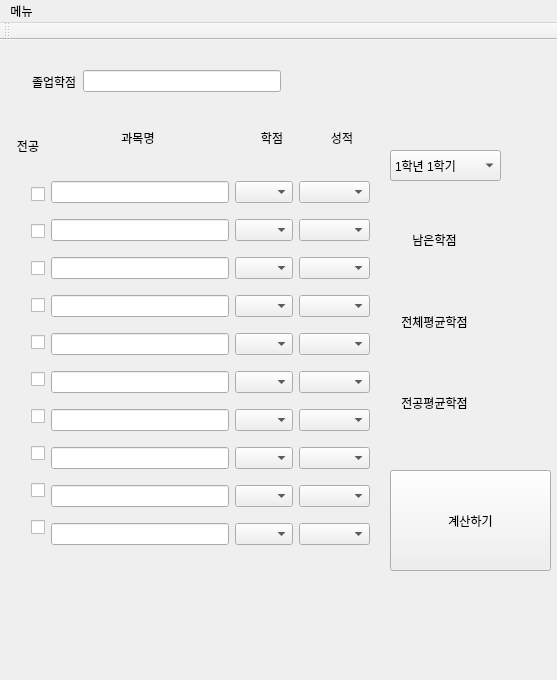
<?xml version="1.0" encoding="UTF-8"?>
<ui version="4.0">
 <class>MainWindow</class>
 <widget class="QMainWindow" name="MainWindow">
  <property name="geometry">
   <rect>
    <x>0</x>
    <y>0</y>
    <width>557</width>
    <height>680</height>
   </rect>
  </property>
  <property name="windowTitle">
   <string>MainWindow</string>
  </property>
  <widget class="QWidget" name="centralWidget">
   <widget class="QComboBox" name="comboBox">
    <property name="geometry">
     <rect>
      <x>390</x>
      <y>110</y>
      <width>111</width>
      <height>31</height>
     </rect>
    </property>
    <item>
     <property name="text">
      <string>1학년 1학기</string>
     </property>
    </item>
    <item>
     <property name="text">
      <string>1학년 2학기</string>
     </property>
    </item>
    <item>
     <property name="text">
      <string>2학년 1학기</string>
     </property>
    </item>
    <item>
     <property name="text">
      <string>2학년 2학기</string>
     </property>
    </item>
    <item>
     <property name="text">
      <string>3학년 1학기</string>
     </property>
    </item>
    <item>
     <property name="text">
      <string>3학년 2학기</string>
     </property>
    </item>
    <item>
     <property name="text">
      <string>4학년 1학기</string>
     </property>
    </item>
    <item>
     <property name="text">
      <string>1학년 2학기</string>
     </property>
    </item>
   </widget>
   <widget class="QLabel" name="label_2">
    <property name="geometry">
     <rect>
      <x>120</x>
      <y>90</y>
      <width>36</width>
      <height>16</height>
     </rect>
    </property>
    <property name="text">
     <string>과목명</string>
    </property>
    <property name="alignment">
     <set>Qt::AlignCenter</set>
    </property>
   </widget>
   <widget class="QLabel" name="label_3">
    <property name="geometry">
     <rect>
      <x>260</x>
      <y>90</y>
      <width>24</width>
      <height>16</height>
     </rect>
    </property>
    <property name="text">
     <string>학점</string>
    </property>
    <property name="alignment">
     <set>Qt::AlignCenter</set>
    </property>
   </widget>
   <widget class="QLabel" name="label_4">
    <property name="geometry">
     <rect>
      <x>330</x>
      <y>90</y>
      <width>24</width>
      <height>16</height>
     </rect>
    </property>
    <property name="text">
     <string>성적</string>
    </property>
    <property name="alignment">
     <set>Qt::AlignCenter</set>
    </property>
   </widget>
   <widget class="QWidget" name="layoutWidget">
    <property name="geometry">
     <rect>
      <x>20</x>
      <y>120</y>
      <width>361</width>
      <height>411</height>
     </rect>
    </property>
    <layout class="QHBoxLayout" name="horizontalLayout_3">
     <item>
      <layout class="QVBoxLayout" name="verticalLayout_5">
       <item>
        <widget class="QCheckBox" name="checkBox_0">
         <property name="text">
          <string/>
         </property>
        </widget>
       </item>
       <item>
        <widget class="QCheckBox" name="checkBox_1">
         <property name="text">
          <string/>
         </property>
        </widget>
       </item>
       <item>
        <widget class="QCheckBox" name="checkBox_2">
         <property name="text">
          <string/>
         </property>
        </widget>
       </item>
       <item>
        <widget class="QCheckBox" name="checkBox_3">
         <property name="text">
          <string/>
         </property>
        </widget>
       </item>
       <item>
        <widget class="QCheckBox" name="checkBox_4">
         <property name="text">
          <string/>
         </property>
        </widget>
       </item>
       <item>
        <widget class="QCheckBox" name="checkBox_5">
         <property name="text">
          <string/>
         </property>
        </widget>
       </item>
       <item>
        <widget class="QCheckBox" name="checkBox_6">
         <property name="text">
          <string/>
         </property>
        </widget>
       </item>
       <item>
        <widget class="QCheckBox" name="checkBox_7">
         <property name="text">
          <string/>
         </property>
        </widget>
       </item>
       <item>
        <widget class="QCheckBox" name="checkBox_8">
         <property name="text">
          <string/>
         </property>
        </widget>
       </item>
       <item>
        <widget class="QCheckBox" name="checkBox_9">
         <property name="text">
          <string/>
         </property>
        </widget>
       </item>
      </layout>
     </item>
     <item>
      <layout class="QVBoxLayout" name="verticalLayout">
       <item>
        <widget class="QLineEdit" name="lineEdit_0"/>
       </item>
       <item>
        <widget class="QLineEdit" name="lineEdit_1"/>
       </item>
       <item>
        <widget class="QLineEdit" name="lineEdit_2"/>
       </item>
       <item>
        <widget class="QLineEdit" name="lineEdit_3"/>
       </item>
       <item>
        <widget class="QLineEdit" name="lineEdit_4"/>
       </item>
       <item>
        <widget class="QLineEdit" name="lineEdit_5"/>
       </item>
       <item>
        <widget class="QLineEdit" name="lineEdit_6"/>
       </item>
       <item>
        <widget class="QLineEdit" name="lineEdit_7"/>
       </item>
       <item>
        <widget class="QLineEdit" name="lineEdit_8"/>
       </item>
       <item>
        <widget class="QLineEdit" name="lineEdit_9"/>
       </item>
      </layout>
     </item>
     <item>
      <layout class="QVBoxLayout" name="verticalLayout_3">
       <item>
        <widget class="QComboBox" name="comboBox_11">
         <item>
          <property name="text">
           <string/>
          </property>
         </item>
         <item>
          <property name="text">
           <string>1학점</string>
          </property>
         </item>
         <item>
          <property name="text">
           <string>2학점</string>
          </property>
         </item>
         <item>
          <property name="text">
           <string>3학점</string>
          </property>
         </item>
         <item>
          <property name="text">
           <string>4학점</string>
          </property>
         </item>
        </widget>
       </item>
       <item>
        <widget class="QComboBox" name="comboBox_12">
         <item>
          <property name="text">
           <string/>
          </property>
         </item>
         <item>
          <property name="text">
           <string>1학점</string>
          </property>
         </item>
         <item>
          <property name="text">
           <string>2학점</string>
          </property>
         </item>
         <item>
          <property name="text">
           <string>3학점</string>
          </property>
         </item>
         <item>
          <property name="text">
           <string>4학점</string>
          </property>
         </item>
        </widget>
       </item>
       <item>
        <widget class="QComboBox" name="comboBox_13">
         <item>
          <property name="text">
           <string/>
          </property>
         </item>
         <item>
          <property name="text">
           <string>1학점</string>
          </property>
         </item>
         <item>
          <property name="text">
           <string>2학점</string>
          </property>
         </item>
         <item>
          <property name="text">
           <string>3학점</string>
          </property>
         </item>
         <item>
          <property name="text">
           <string>4학점</string>
          </property>
         </item>
        </widget>
       </item>
       <item>
        <widget class="QComboBox" name="comboBox_14">
         <item>
          <property name="text">
           <string/>
          </property>
         </item>
         <item>
          <property name="text">
           <string>1학점</string>
          </property>
         </item>
         <item>
          <property name="text">
           <string>2학점</string>
          </property>
         </item>
         <item>
          <property name="text">
           <string>3학점</string>
          </property>
         </item>
         <item>
          <property name="text">
           <string>4학점</string>
          </property>
         </item>
        </widget>
       </item>
       <item>
        <widget class="QComboBox" name="comboBox_15">
         <item>
          <property name="text">
           <string/>
          </property>
         </item>
         <item>
          <property name="text">
           <string>1학점</string>
          </property>
         </item>
         <item>
          <property name="text">
           <string>2학점</string>
          </property>
         </item>
         <item>
          <property name="text">
           <string>3학점</string>
          </property>
         </item>
         <item>
          <property name="text">
           <string>4학점</string>
          </property>
         </item>
        </widget>
       </item>
       <item>
        <widget class="QComboBox" name="comboBox_16">
         <item>
          <property name="text">
           <string/>
          </property>
         </item>
         <item>
          <property name="text">
           <string>1학점</string>
          </property>
         </item>
         <item>
          <property name="text">
           <string>2학점</string>
          </property>
         </item>
         <item>
          <property name="text">
           <string>3학점</string>
          </property>
         </item>
         <item>
          <property name="text">
           <string>4학점</string>
          </property>
         </item>
        </widget>
       </item>
       <item>
        <widget class="QComboBox" name="comboBox_17">
         <item>
          <property name="text">
           <string/>
          </property>
         </item>
         <item>
          <property name="text">
           <string>1학점</string>
          </property>
         </item>
         <item>
          <property name="text">
           <string>2학점</string>
          </property>
         </item>
         <item>
          <property name="text">
           <string>3학점</string>
          </property>
         </item>
         <item>
          <property name="text">
           <string>4학점</string>
          </property>
         </item>
        </widget>
       </item>
       <item>
        <widget class="QComboBox" name="comboBox_18">
         <item>
          <property name="text">
           <string/>
          </property>
         </item>
         <item>
          <property name="text">
           <string>1학점</string>
          </property>
         </item>
         <item>
          <property name="text">
           <string>2학점</string>
          </property>
         </item>
         <item>
          <property name="text">
           <string>3학점</string>
          </property>
         </item>
         <item>
          <property name="text">
           <string>4학점</string>
          </property>
         </item>
        </widget>
       </item>
       <item>
        <widget class="QComboBox" name="comboBox_19">
         <item>
          <property name="text">
           <string/>
          </property>
         </item>
         <item>
          <property name="text">
           <string>1학점</string>
          </property>
         </item>
         <item>
          <property name="text">
           <string>2학점</string>
          </property>
         </item>
         <item>
          <property name="text">
           <string>3학점</string>
          </property>
         </item>
         <item>
          <property name="text">
           <string>4학점</string>
          </property>
         </item>
        </widget>
       </item>
       <item>
        <widget class="QComboBox" name="comboBox_20">
         <item>
          <property name="text">
           <string/>
          </property>
         </item>
         <item>
          <property name="text">
           <string>1학점</string>
          </property>
         </item>
         <item>
          <property name="text">
           <string>2학점</string>
          </property>
         </item>
         <item>
          <property name="text">
           <string>3학점</string>
          </property>
         </item>
         <item>
          <property name="text">
           <string>4학점</string>
          </property>
         </item>
        </widget>
       </item>
      </layout>
     </item>
     <item>
      <layout class="QVBoxLayout" name="verticalLayout_2">
       <item>
        <widget class="QComboBox" name="comboBox_0">
         <item>
          <property name="text">
           <string/>
          </property>
         </item>
         <item>
          <property name="text">
           <string>A+(4.5)</string>
          </property>
         </item>
         <item>
          <property name="text">
           <string>A  (4.0)</string>
          </property>
         </item>
         <item>
          <property name="text">
           <string>B+(3.5)</string>
          </property>
         </item>
         <item>
          <property name="text">
           <string>B  (3.0)</string>
          </property>
         </item>
         <item>
          <property name="text">
           <string>C+(2.5)</string>
          </property>
         </item>
         <item>
          <property name="text">
           <string>C  (2.0)</string>
          </property>
         </item>
         <item>
          <property name="text">
           <string>D+(1.5)</string>
          </property>
         </item>
         <item>
          <property name="text">
           <string>D  (1.0)</string>
          </property>
         </item>
         <item>
          <property name="text">
           <string>F   (0.0)</string>
          </property>
         </item>
        </widget>
       </item>
       <item>
        <widget class="QComboBox" name="comboBox_1">
         <item>
          <property name="text">
           <string/>
          </property>
         </item>
         <item>
          <property name="text">
           <string>A+(4.5)</string>
          </property>
         </item>
         <item>
          <property name="text">
           <string>A  (4.0)</string>
          </property>
         </item>
         <item>
          <property name="text">
           <string>B+(3.5)</string>
          </property>
         </item>
         <item>
          <property name="text">
           <string>B  (3.0)</string>
          </property>
         </item>
         <item>
          <property name="text">
           <string>C+(2.5)</string>
          </property>
         </item>
         <item>
          <property name="text">
           <string>C  (2.0)</string>
          </property>
         </item>
         <item>
          <property name="text">
           <string>D+(1.5)</string>
          </property>
         </item>
         <item>
          <property name="text">
           <string>D  (1.0)</string>
          </property>
         </item>
         <item>
          <property name="text">
           <string>F   (0.0)</string>
          </property>
         </item>
        </widget>
       </item>
       <item>
        <widget class="QComboBox" name="comboBox_2">
         <item>
          <property name="text">
           <string/>
          </property>
         </item>
         <item>
          <property name="text">
           <string>A+(4.5)</string>
          </property>
         </item>
         <item>
          <property name="text">
           <string>A  (4.0)</string>
          </property>
         </item>
         <item>
          <property name="text">
           <string>B+(3.5)</string>
          </property>
         </item>
         <item>
          <property name="text">
           <string>B  (3.0)</string>
          </property>
         </item>
         <item>
          <property name="text">
           <string>C+(2.5)</string>
          </property>
         </item>
         <item>
          <property name="text">
           <string>C  (2.0)</string>
          </property>
         </item>
         <item>
          <property name="text">
           <string>D+(1.5)</string>
          </property>
         </item>
         <item>
          <property name="text">
           <string>D  (1.0)</string>
          </property>
         </item>
         <item>
          <property name="text">
           <string>F   (0.0)</string>
          </property>
         </item>
        </widget>
       </item>
       <item>
        <widget class="QComboBox" name="comboBox_3">
         <item>
          <property name="text">
           <string/>
          </property>
         </item>
         <item>
          <property name="text">
           <string>A+(4.5)</string>
          </property>
         </item>
         <item>
          <property name="text">
           <string>A  (4.0)</string>
          </property>
         </item>
         <item>
          <property name="text">
           <string>B+(3.5)</string>
          </property>
         </item>
         <item>
          <property name="text">
           <string>B  (3.0)</string>
          </property>
         </item>
         <item>
          <property name="text">
           <string>C+(2.5)</string>
          </property>
         </item>
         <item>
          <property name="text">
           <string>C  (2.0)</string>
          </property>
         </item>
         <item>
          <property name="text">
           <string>D+(1.5)</string>
          </property>
         </item>
         <item>
          <property name="text">
           <string>D  (1.0)</string>
          </property>
         </item>
         <item>
          <property name="text">
           <string>F   (0.0)</string>
          </property>
         </item>
        </widget>
       </item>
       <item>
        <widget class="QComboBox" name="comboBox_4">
         <item>
          <property name="text">
           <string/>
          </property>
         </item>
         <item>
          <property name="text">
           <string>A+(4.5)</string>
          </property>
         </item>
         <item>
          <property name="text">
           <string>A  (4.0)</string>
          </property>
         </item>
         <item>
          <property name="text">
           <string>B+(3.5)</string>
          </property>
         </item>
         <item>
          <property name="text">
           <string>B  (3.0)</string>
          </property>
         </item>
         <item>
          <property name="text">
           <string>C+(2.5)</string>
          </property>
         </item>
         <item>
          <property name="text">
           <string>C  (2.0)</string>
          </property>
         </item>
         <item>
          <property name="text">
           <string>D+(1.5)</string>
          </property>
         </item>
         <item>
          <property name="text">
           <string>D  (1.0)</string>
          </property>
         </item>
         <item>
          <property name="text">
           <string>F   (0.0)</string>
          </property>
         </item>
        </widget>
       </item>
       <item>
        <widget class="QComboBox" name="comboBox_5">
         <item>
          <property name="text">
           <string/>
          </property>
         </item>
         <item>
          <property name="text">
           <string>A+(4.5)</string>
          </property>
         </item>
         <item>
          <property name="text">
           <string>A  (4.0)</string>
          </property>
         </item>
         <item>
          <property name="text">
           <string>B+(3.5)</string>
          </property>
         </item>
         <item>
          <property name="text">
           <string>B  (3.0)</string>
          </property>
         </item>
         <item>
          <property name="text">
           <string>C+(2.5)</string>
          </property>
         </item>
         <item>
          <property name="text">
           <string>C  (2.0)</string>
          </property>
         </item>
         <item>
          <property name="text">
           <string>D+(1.5)</string>
          </property>
         </item>
         <item>
          <property name="text">
           <string>D  (1.0)</string>
          </property>
         </item>
         <item>
          <property name="text">
           <string>F   (0.0)</string>
          </property>
         </item>
        </widget>
       </item>
       <item>
        <widget class="QComboBox" name="comboBox_6">
         <item>
          <property name="text">
           <string/>
          </property>
         </item>
         <item>
          <property name="text">
           <string>A+(4.5)</string>
          </property>
         </item>
         <item>
          <property name="text">
           <string>A  (4.0)</string>
          </property>
         </item>
         <item>
          <property name="text">
           <string>B+(3.5)</string>
          </property>
         </item>
         <item>
          <property name="text">
           <string>B  (3.0)</string>
          </property>
         </item>
         <item>
          <property name="text">
           <string>C+(2.5)</string>
          </property>
         </item>
         <item>
          <property name="text">
           <string>C  (2.0)</string>
          </property>
         </item>
         <item>
          <property name="text">
           <string>D+(1.5)</string>
          </property>
         </item>
         <item>
          <property name="text">
           <string>D  (1.0)</string>
          </property>
         </item>
         <item>
          <property name="text">
           <string>F   (0.0)</string>
          </property>
         </item>
        </widget>
       </item>
       <item>
        <widget class="QComboBox" name="comboBox_7">
         <item>
          <property name="text">
           <string/>
          </property>
         </item>
         <item>
          <property name="text">
           <string>A+(4.5)</string>
          </property>
         </item>
         <item>
          <property name="text">
           <string>A  (4.0)</string>
          </property>
         </item>
         <item>
          <property name="text">
           <string>B+(3.5)</string>
          </property>
         </item>
         <item>
          <property name="text">
           <string>B  (3.0)</string>
          </property>
         </item>
         <item>
          <property name="text">
           <string>C+(2.5)</string>
          </property>
         </item>
         <item>
          <property name="text">
           <string>C  (2.0)</string>
          </property>
         </item>
         <item>
          <property name="text">
           <string>D+(1.5)</string>
          </property>
         </item>
         <item>
          <property name="text">
           <string>D  (1.0)</string>
          </property>
         </item>
         <item>
          <property name="text">
           <string>F   (0.0)</string>
          </property>
         </item>
        </widget>
       </item>
       <item>
        <widget class="QComboBox" name="comboBox_8">
         <item>
          <property name="text">
           <string/>
          </property>
         </item>
         <item>
          <property name="text">
           <string>A+(4.5)</string>
          </property>
         </item>
         <item>
          <property name="text">
           <string>A  (4.0)</string>
          </property>
         </item>
         <item>
          <property name="text">
           <string>B+(3.5)</string>
          </property>
         </item>
         <item>
          <property name="text">
           <string>B  (3.0)</string>
          </property>
         </item>
         <item>
          <property name="text">
           <string>C+(2.5)</string>
          </property>
         </item>
         <item>
          <property name="text">
           <string>C  (2.0)</string>
          </property>
         </item>
         <item>
          <property name="text">
           <string>D+(1.5)</string>
          </property>
         </item>
         <item>
          <property name="text">
           <string>D  (1.0)</string>
          </property>
         </item>
         <item>
          <property name="text">
           <string>F   (0.0)</string>
          </property>
         </item>
        </widget>
       </item>
       <item>
        <widget class="QComboBox" name="comboBox_9">
         <item>
          <property name="text">
           <string/>
          </property>
         </item>
         <item>
          <property name="text">
           <string>A+(4.5)</string>
          </property>
         </item>
         <item>
          <property name="text">
           <string>A  (4.0)</string>
          </property>
         </item>
         <item>
          <property name="text">
           <string>B+(3.5)</string>
          </property>
         </item>
         <item>
          <property name="text">
           <string>B  (3.0)</string>
          </property>
         </item>
         <item>
          <property name="text">
           <string>C+(2.5)</string>
          </property>
         </item>
         <item>
          <property name="text">
           <string>C  (2.0)</string>
          </property>
         </item>
         <item>
          <property name="text">
           <string>D+(1.5)</string>
          </property>
         </item>
         <item>
          <property name="text">
           <string>D  (1.0)</string>
          </property>
         </item>
         <item>
          <property name="text">
           <string>F   (0.0)</string>
          </property>
         </item>
        </widget>
       </item>
      </layout>
     </item>
    </layout>
   </widget>
   <widget class="QLabel" name="label_6">
    <property name="geometry">
     <rect>
      <x>0</x>
      <y>100</y>
      <width>56</width>
      <height>12</height>
     </rect>
    </property>
    <property name="text">
     <string>전공</string>
    </property>
    <property name="alignment">
     <set>Qt::AlignCenter</set>
    </property>
   </widget>
   <widget class="QWidget" name="layoutWidget">
    <property name="geometry">
     <rect>
      <x>390</x>
      <y>151</y>
      <width>161</width>
      <height>261</height>
     </rect>
    </property>
    <layout class="QVBoxLayout" name="verticalLayout_4">
     <item>
      <layout class="QHBoxLayout" name="horizontalLayout_5">
       <item>
        <widget class="QLabel" name="label_9">
         <property name="text">
          <string>남은학점</string>
         </property>
         <property name="alignment">
          <set>Qt::AlignCenter</set>
         </property>
        </widget>
       </item>
       <item>
        <widget class="QLabel" name="label_result">
         <property name="text">
          <string/>
         </property>
        </widget>
       </item>
      </layout>
     </item>
     <item>
      <layout class="QHBoxLayout" name="horizontalLayout_4">
       <item>
        <widget class="QLabel" name="label_10">
         <property name="text">
          <string>전체평균학점</string>
         </property>
         <property name="alignment">
          <set>Qt::AlignCenter</set>
         </property>
        </widget>
       </item>
       <item>
        <widget class="QLabel" name="label_result_2">
         <property name="text">
          <string/>
         </property>
        </widget>
       </item>
      </layout>
     </item>
     <item>
      <layout class="QHBoxLayout" name="horizontalLayout_6">
       <item>
        <widget class="QLabel" name="label_5">
         <property name="text">
          <string>전공평균학점</string>
         </property>
         <property name="alignment">
          <set>Qt::AlignCenter</set>
         </property>
        </widget>
       </item>
       <item>
        <widget class="QLabel" name="label_result3">
         <property name="text">
          <string/>
         </property>
        </widget>
       </item>
      </layout>
     </item>
    </layout>
   </widget>
   <widget class="QWidget" name="layoutWidget">
    <property name="geometry">
     <rect>
      <x>21</x>
      <y>11</y>
      <width>271</width>
      <height>61</height>
     </rect>
    </property>
    <layout class="QHBoxLayout" name="horizontalLayout">
     <item>
      <widget class="QLabel" name="label">
       <property name="text">
        <string>졸업학점</string>
       </property>
      </widget>
     </item>
     <item>
      <widget class="QLineEdit" name="lineEdit"/>
     </item>
    </layout>
   </widget>
   <widget class="QPushButton" name="pushButton">
    <property name="geometry">
     <rect>
      <x>390</x>
      <y>430</y>
      <width>161</width>
      <height>101</height>
     </rect>
    </property>
    <property name="text">
     <string>계산하기</string>
    </property>
   </widget>
  </widget>
  <widget class="QMenuBar" name="menuBar">
   <property name="geometry">
    <rect>
     <x>0</x>
     <y>0</y>
     <width>557</width>
     <height>21</height>
    </rect>
   </property>
   <widget class="QMenu" name="menu">
    <property name="title">
     <string>메뉴</string>
    </property>
   </widget>
   <addaction name="menu"/>
  </widget>
  <widget class="QToolBar" name="mainToolBar">
   <attribute name="toolBarArea">
    <enum>TopToolBarArea</enum>
   </attribute>
   <attribute name="toolBarBreak">
    <bool>false</bool>
   </attribute>
  </widget>
  <action name="actionExit">
   <property name="text">
    <string>Exit</string>
   </property>
  </action>
  <action name="actionExit_2">
   <property name="text">
    <string>Exit</string>
   </property>
  </action>
 </widget>
 <layoutdefault spacing="6" margin="11"/>
 <resources/>
 <connections/>
</ui>
